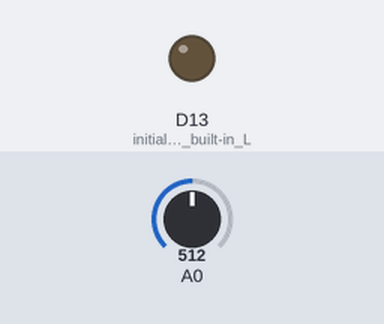
The sketch below on a simulated Arduino Nano 33 IoT. On the bench: output pins drawn as LEDs (lit = HIGH). The test bench sets the inputs (shaded band); at power-on: A0 = 512. Nothing arrives over Bluetooth unless stated; a phone connects over Bluetooth LE 3 s after start.

Above: at 0.1 s.
At 3.1 s:
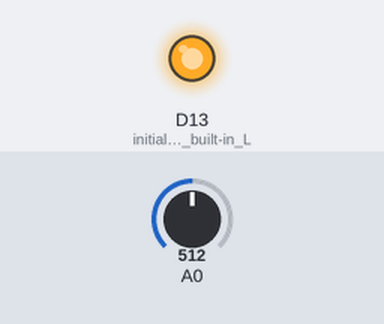
Timing chart, 0 to 4.6 s (numbered marks = the images above):
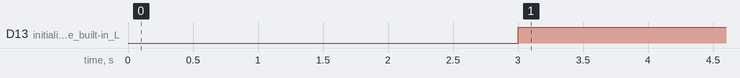

Measured:
- by itself, D13 (initialize_the_built-in_L): LOW → HIGH at 3.0 s

The sketch:

AnalogMonitorNoSerial.ino
```cpp
/*
  This code monitors an analog input pin on the Arduino and reports that via BLE connection

  This version is used when you do NOT want the Serial logger output via Arduino IDE

  The code is modified from an example library used to report battery levels.

  The output was tested with iOS app "LightBlue"
*/

#include <ArduinoBLE.h>

 // BLE Analog Report Service
BLEService analogService("180F");

// BLE Analog Level Characteristic
BLEUnsignedCharCharacteristic analogLevelChar("2A19", BLERead | BLENotify);

int oldAnalogLevel = 0;  // last reading from analog input
long previousMillis = 0;  // last time the analog level was checked, in ms

void setup() {

  pinMode(LED_BUILTIN, OUTPUT); // initialize the built-in LED pin to indicate when a central node is connected

  // begin initialization
  if (!BLE.begin()) {
    while (1);
  }

  /* Set a local name for the BLE device
     This name will appear in advertising packets
     and can be used by remote devices to identify this BLE device
     The name can be changed but maybe be truncated based on space left in advertisement packet
  */

  BLE.setLocalName("PowerWranglerA");
  BLE.setAdvertisedService(analogService); // add the service UUID
  analogService.addCharacteristic(analogLevelChar); // add the analog level characteristic
  BLE.addService(analogService); // Add the analog service
  analogLevelChar.writeValue(oldAnalogLevel); // set initial value for this characteristic

  /* Start advertising BLE.  It will start continuously transmitting BLE
     advertising packets and will be visible to remote BLE central devices
     until it receives a new connection */

  // start advertising
  BLE.advertise();

}

void loop() {
  // wait for a BLE central
  BLEDevice central = BLE.central();

  // if a central is connected to the peripheral:
  if (central) {
    // turn on the LED to indicate the connection:
    digitalWrite(LED_BUILTIN, HIGH);

    // check the analog level every 500ms
    // while the central is connected:
    while (central.connected()) {
      long currentMillis = millis();
      // if 500ms have passed, check the analog level:
      if (currentMillis - previousMillis >= 500) {
        previousMillis = currentMillis;
        updateAnalogLevel();
      }
    }
    // when the central disconnects, turn off the LED:
    digitalWrite(LED_BUILTIN, LOW);
  }
}

void updateAnalogLevel() {
  // Read the current voltage level on the A0 analog input pin.

  int analogPin = analogRead(A0);
  int analogLevel = map(analogPin, 0, 1023, 0, 100);

  if (true) {   // "True" here means it reports every 500ms, add a conditional to skip reports
    analogLevelChar.writeValue(analogLevel);
    oldAnalogLevel = analogLevel;
  }
}
```
